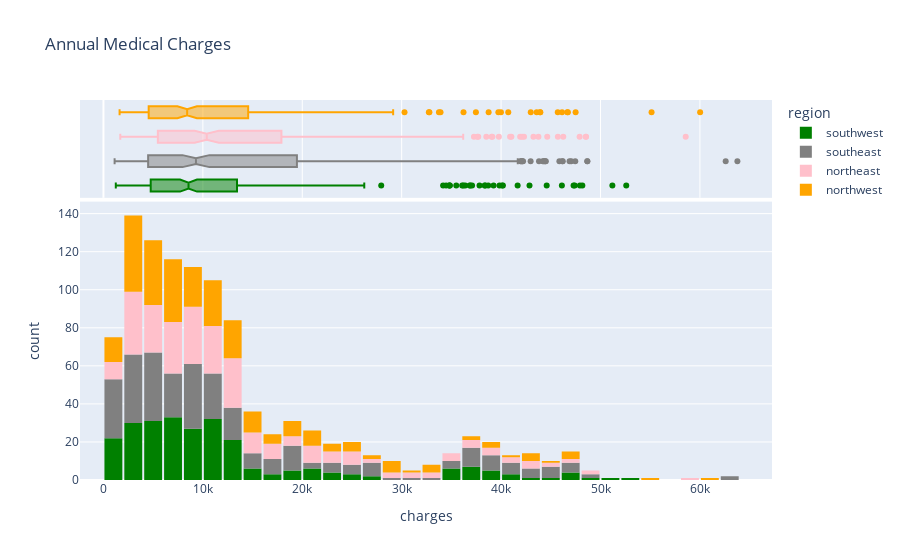

Notebook code cell kept with this figure:
### Markdown cell above
### Region

### Code cell
charges_df['region'] = X_train.region

fig = px.histogram(
    charges_df,
    x='charges',
    marginal='box',
    color='region',
    color_discrete_sequence=['green', 'grey', 'pink', 'orange'],
    title='Annual Medical Charges'
)
fig.update_layout(bargap=0.1)

### Figure 1 — Plotly figure (JSON) as saved in the notebook; plotly's stock layout.template omitted (floating-point values rounded to 4 significant figures; data arrays with more than 128 entries replaced by an {"elided": "..."} marker saying what was removed)
{"data": [{"alignmentgroup": "True", "bingroup": "x", "hovertemplate": "region=southwest<br>charges=%{x}<br>count=%{y}<extra></extra>", "legendgroup": "southwest", "marker": {"color": "green", "pattern": {"shape": ""}}, "name": "southwest", "offsetgroup": "southwest", "orientation": "v", "showlegend": true, "type": "histogram", "x": {"elided": "255 float values"}, "xaxis": "x", "yaxis": "y"}, {"alignmentgroup": "True", "hovertemplate": "region=southwest<br>charges=%{x}<extra></extra>", "legendgroup": "southwest", "marker": {"color": "green"}, "name": "southwest", "notched": true, "offsetgroup": "southwest", "showlegend": false, "type": "box", "x": {"elided": "255 float values"}, "xaxis": "x2", "yaxis": "y2"}, {"alignmentgroup": "True", "bingroup": "x", "hovertemplate": "region=southeast<br>charges=%{x}<br>count=%{y}<extra></extra>", "legendgroup": "southeast", "marker": {"color": "grey", "pattern": {"shape": ""}}, "name": "southeast", "offsetgroup": "southeast", "orientation": "v", "showlegend": true, "type": "histogram", "x": {"elided": "301 float values"}, "xaxis": "x", "yaxis": "y"}, {"alignmentgroup": "True", "hovertemplate": "region=southeast<br>charges=%{x}<extra></extra>", "legendgroup": "southeast", "marker": {"color": "grey"}, "name": "southeast", "notched": true, "offsetgroup": "southeast", "showlegend": false, "type": "box", "x": {"elided": "301 float values"}, "xaxis": "x2", "yaxis": "y2"}, {"alignmentgroup": "True", "bingroup": "x", "hovertemplate": "region=northeast<br>charges=%{x}<br>count=%{y}<extra></extra>", "legendgroup": "northeast", "marker": {"color": "pink", "pattern": {"shape": ""}}, "name": "northeast", "offsetgroup": "northeast", "orientation": "v", "showlegend": true, "type": "histogram", "x": {"elided": "258 float values"}, "xaxis": "x", "yaxis": "y"}, {"alignmentgroup": "True", "hovertemplate": "region=northeast<br>charges=%{x}<extra></extra>", "legendgroup": "northeast", "marker": {"color": "pink"}, "name": "northeast", "notched": true, "offsetgroup": "northeast", "showlegend": false, "type": "box", "x": {"elided": "258 float values"}, "xaxis": "x2", "yaxis": "y2"}, {"alignmentgroup": "True", "bingroup": "x", "hovertemplate": "region=northwest<br>charges=%{x}<br>count=%{y}<extra></extra>", "legendgroup": "northwest", "marker": {"color": "orange", "pattern": {"shape": ""}}, "name": "northwest", "offsetgroup": "northwest", "orientation": "v", "showlegend": true, "type": "histogram", "x": {"elided": "256 float values"}, "xaxis": "x", "yaxis": "y"}, {"alignmentgroup": "True", "hovertemplate": "region=northwest<br>charges=%{x}<extra></extra>", "legendgroup": "northwest", "marker": {"color": "orange"}, "name": "northwest", "notched": true, "offsetgroup": "northwest", "showlegend": false, "type": "box", "x": {"elided": "256 float values"}, "xaxis": "x2", "yaxis": "y2"}], "layout": {"bargap": 0.1, "barmode": "relative", "legend": {"title": {"text": "region"}, "tracegroupgap": 0}, "title": {"text": "Annual Medical Charges"}, "xaxis": {"anchor": "y", "domain": [0, 1], "title": {"text": "charges"}}, "xaxis2": {"anchor": "y2", "domain": [0, 1], "matches": "x", "showgrid": true, "showticklabels": false}, "yaxis": {"anchor": "x", "domain": [0, 0.7326], "title": {"text": "count"}}, "yaxis2": {"anchor": "x2", "domain": [0.7426, 1], "matches": "y2", "showgrid": false, "showline": false, "showticklabels": false, "ticks": ""}}}
